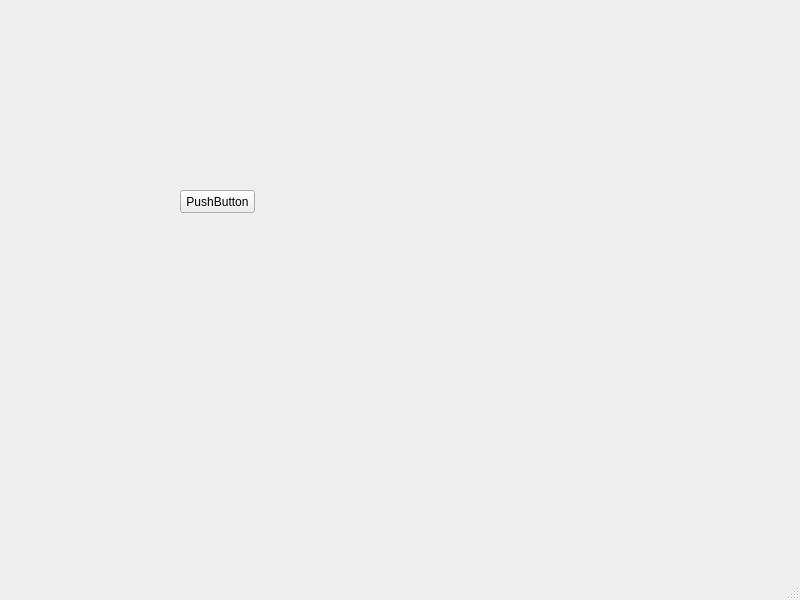
<?xml version="1.0" encoding="UTF-8"?>
<ui version="4.0">
 <class>playlistWindow</class>
 <widget class="QMainWindow" name="playlistWindow">
  <property name="geometry">
   <rect>
    <x>0</x>
    <y>0</y>
    <width>800</width>
    <height>600</height>
   </rect>
  </property>
  <property name="windowTitle">
   <string>MainWindow</string>
  </property>
  <widget class="QWidget" name="centralwidget">
   <widget class="QPushButton" name="pushButton">
    <property name="geometry">
     <rect>
      <x>180</x>
      <y>190</y>
      <width>75</width>
      <height>23</height>
     </rect>
    </property>
    <property name="text">
     <string>PushButton</string>
    </property>
   </widget>
  </widget>
  <widget class="QMenuBar" name="menubar">
   <property name="geometry">
    <rect>
     <x>0</x>
     <y>0</y>
     <width>800</width>
     <height>21</height>
    </rect>
   </property>
  </widget>
  <widget class="QStatusBar" name="statusbar"/>
 </widget>
 <resources/>
 <connections/>
</ui>
